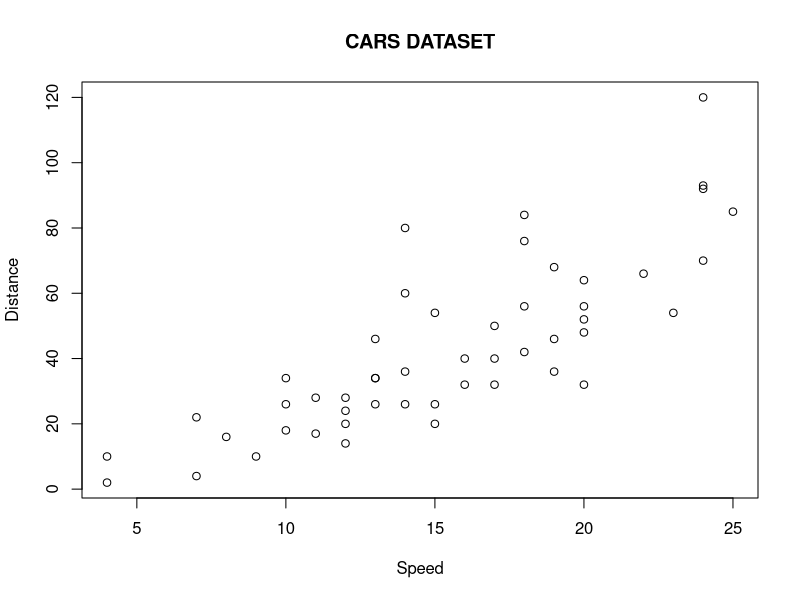
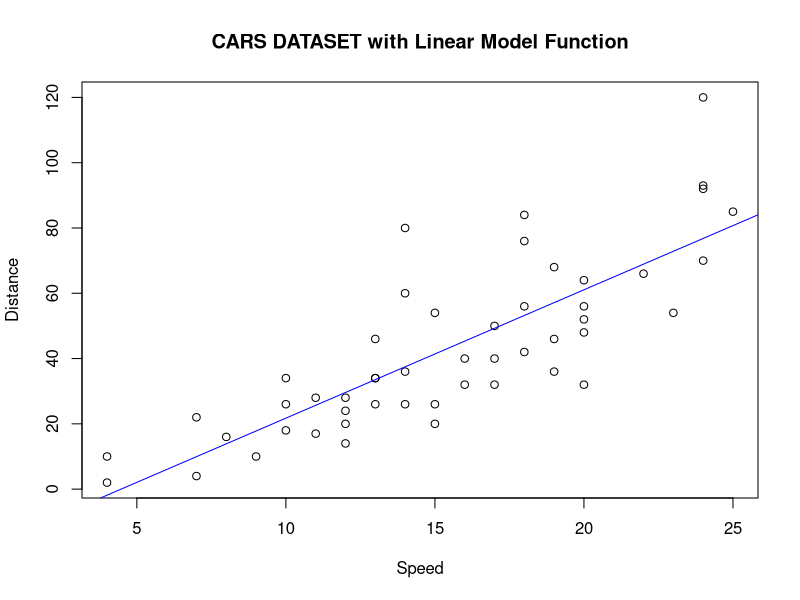
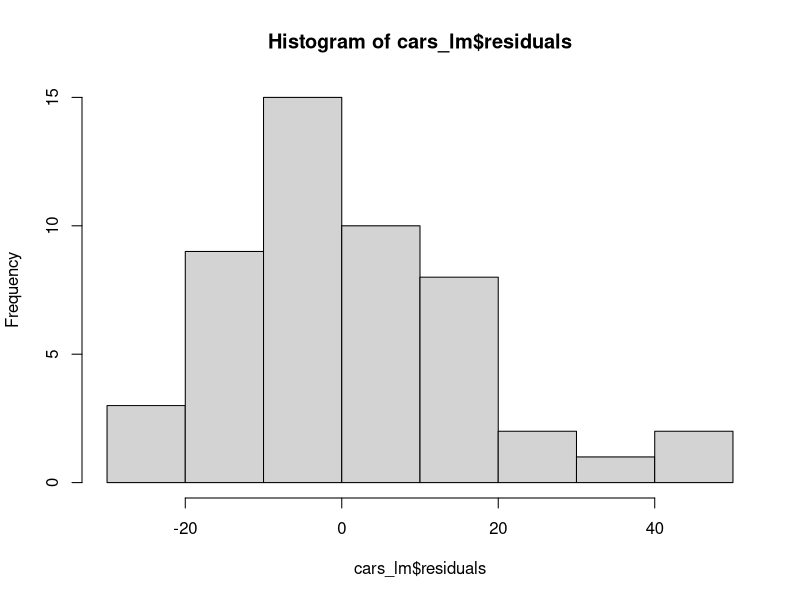
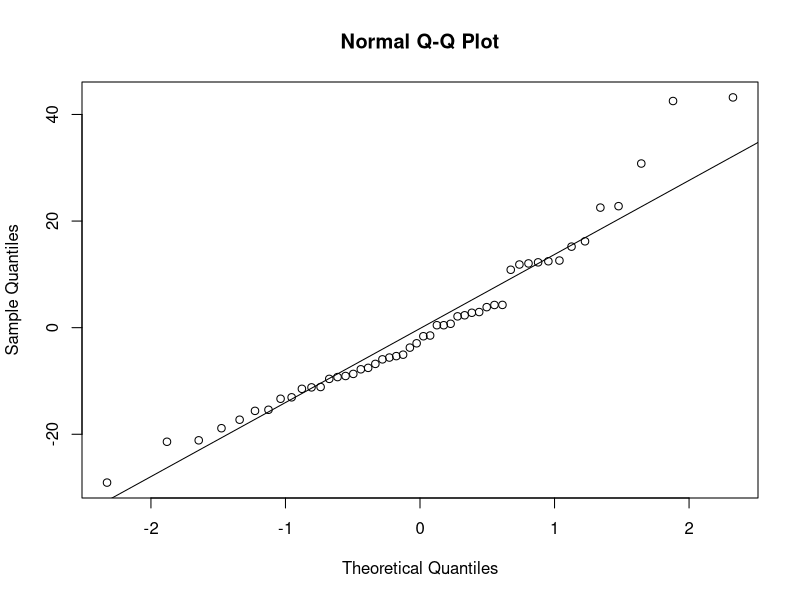

Generate these figures, in order, with R:
## ---- chunk 1
knitr::opts_chunk$set(echo = TRUE)
#library(tidyverse)
## ---- chunk 2
#Displaying the car dataset contents:
str(cars)

#Showing stats with Summary function:
summary(cars)

## ---- chunk 3
plot(cars[,"speed"], cars[,"dist"], main='CARS DATASET', xlab='Speed', ylab='Distance')
## ---- chunk 4
cars_lm <- lm(cars$dist ~ cars$speed)
cars_lm

plot(cars[,"speed"], cars[,"dist"], main='CARS DATASET with Linear Model Function', xlab='Speed', ylab='Distance')
abline(cars_lm, col="blue")

## ---- chunk 5
summary(cars_lm)
## ---- chunk 6
hist(cars_lm$residuals)
qqnorm(resid(cars_lm))
qqline(resid(cars_lm))
